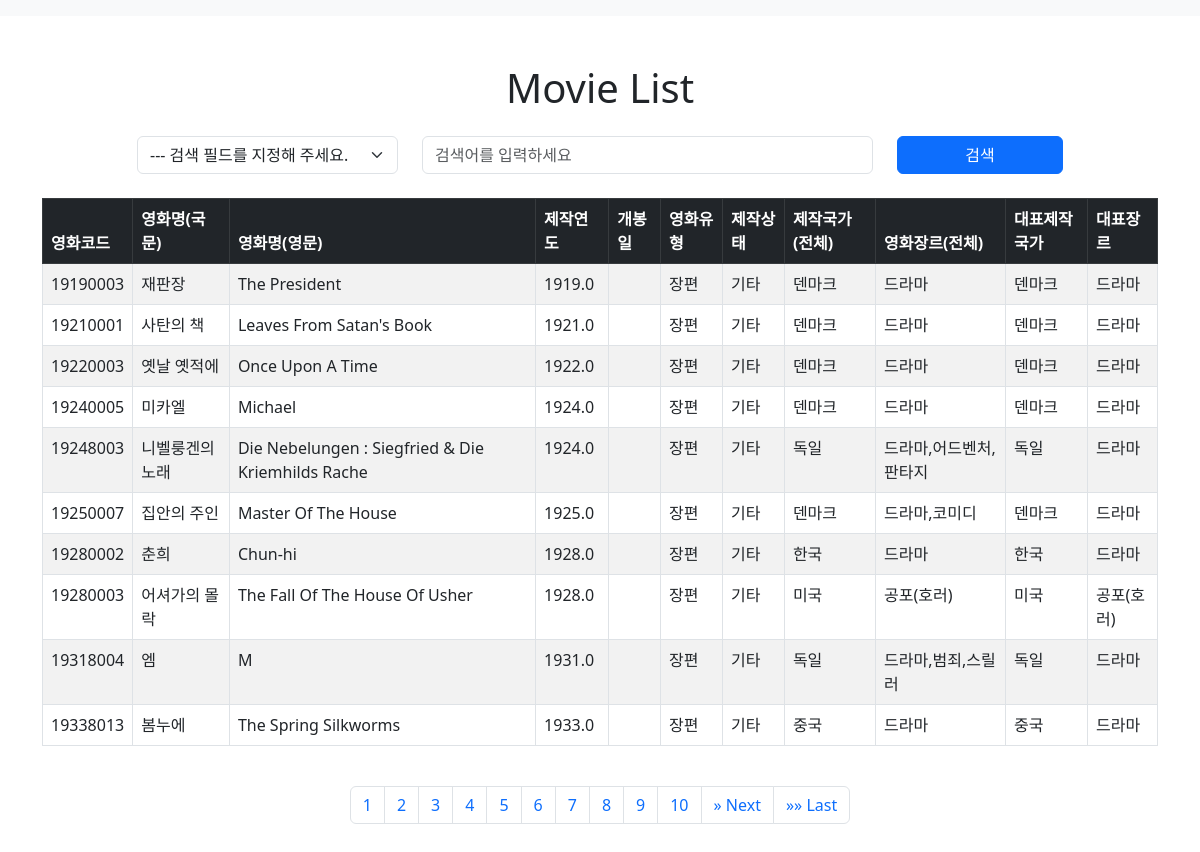
The page /movies/field_search on the database its author committed.
### kmdb/models.py (models this page shows, shortened)
class Movie(models.Model):
    movieCd = models.IntegerField(primary_key=True)
    movieNm = models.TextField()
    movieNmEn = models.TextField()
    prdtYear = models.FloatField()
    openDt = models.FloatField()
    typeNm = models.TextField()
    prdtStatNm = models.TextField()
    nationAlt = models.TextField()
    genreAlt = models.TextField()
    repNationNm = models.TextField()
    repGenreNm = models.TextField()
    class Meta:
        db_table = 'movies'

### kmdb/views.py (the view, shortened to what this page needs)
# urls.py: path('field_search', views.movie_field_search, name ='movie_field_search'),
def movie_field_search(request):
    movies = Movie.objects.all()
    mode=request.GET.get('mode')
    keyword = request.GET.get('keyword')
    print('mode=[%s], keyword=[%s]' % (mode, keyword))
    pageSize = 10
    paginator = Paginator(movies, pageSize)
    pageNumber = request.GET.get('page')  # 사용자가 요청한 페이지 번호
    movieList = paginator.get_page(pageNumber)
    pageCount = 10
    totalPage = paginator.num_pages
    if pageNumber == None:# 처음 시작 되었을 때
        pageNumber = 1
        beginPage = 1
        endPage = 10
    has_previous = pageNumber > pageCount
    print('has_previous=' + str(has_previous))
    has_next = pageNumber < (totalPage // pageCount * pageCount + 1)
    print('has_next=' + str(has_next))
    print('beginPage=' + str(beginPage))
    print('endPage=' + str(endPage))
    page_range = range(int(beginPage), int(endPage) + 1)
    query_params = request.GET.copy()
    delete_param = 'page'
    if 'page' in query_params:
        del query_params[delete_param]
    query_params = query_params.urlencode()
    print('query__paras=[' + str(query_params) + ']')
    context = {'movieList': movieList, 'beginPage': beginPage, 'endPage': endPage, 'page_range': page_range,
               'has_previous': has_previous, 'has_next': has_next, 'query_params':query_params}
    return render(request, 'kmdb/movie_field_search.html', context)

### kmdb/templates/kmdb/movie_field_search.html (shortened to what this page needs)
{% extends 'base.html' %}
{% block content %}
<h1 class="text-center mb-4">Movie List</h1>
    <form method="GET" action="/movies/field_search" class="mb-4">
        <div class="row justify-content-center">
            <div class="col-md-3">
                <select class="form-select" name="mode">
                    <option value="">--- 검색 필드를 지정해 주세요.</option>
                </select>
            </div>
            <div class="col-md-5">
                <input type="text" class="form-control" name="keyword" placeholder="검색어를 입력하세요" value="{{ request.GET.keyword }}">
            </div>
            <div class="col-md-2">
                <button type="submit" class="btn btn-primary w-100">검색</button>
            </div>
        </div>
    </form>
<div class="table-responsive">
    <table class="table table-bordered table-striped table-hover">
        <thead class="table-dark">
        <tr>
            <th>영화코드</th>
            <th>영화명(국문)</th>
            <th>영화명(영문)</th>
            <th>제작연도</th>
            <th>개봉일</th>
            <th>영화유형</th>
            <th>제작상태</th>
            <th>제작국가(전체)</th>
            <th>영화장르(전체)</th>
            <th>대표제작국가</th>
            <th>대표장르</th>
        </tr>
        </thead>
        <tbody>
        {% for movie in movieList %}
        <tr>
            <td>{{ movie.movieCd }}</td>
            <td>{{ movie.movieNm }}</td>
            <td>{{ movie.movieNmEn }}</td>
            <td>{{ movie.prdtYear }}</td>
            <td>{{ movie.openDt|default:"" }}</td>
            <td>{{ movie.typeNm }}</td>
            <td>{{ movie.prdtStatNm }}</td>
            <td>{{ movie.nationAlt }}</td>
            <td>{{ movie.genreAlt }}</td>
            <td>{{ movie.repNationNm }}</td>
            <td>{{ movie.repGenreNm }}</td>
        </tr>
        {% endfor %}
        </tbody>
    </table>
</div>
<nav aria-label="Page navigation" class="my-4">
    <ul class="pagination justify-content-center">
        {% for i in page_range %}
            <li class="page-item"><a class="page-link" href="?page={{i}}&{{query_params}}">{{i}}</a></li>
        {% endfor %}
        {% if has_next %}
        <li class="page-item">
            <a class="page-link" href="?page={{endPage|add:1}}&{{query_params}}" aria-label="Next">
                <span aria-hidden="true">&raquo;</span>
                <span class="sr-only">Next</span>
            </a>
        </li>
        <li class="page-item">
            <a class="page-link" href="?page={{movieList.paginator.num_pages}}&{{query_params}}" aria-label="Last">
                <span aria-hidden="true">&raquo;&raquo;</span>
                <span class="sr-only">Last</span>
            </a>
        </li>
        {% endif %}
    </ul>
</nav>
{% endblock %}

### rows shown on the page
Movie: movieCd "19190003", movieNm "재판장", movieNmEn "The President", prdtYear "1919.0", typeNm "장편", prdtStatNm "기타", nationAlt "덴마크", genreAlt "드라마", repNationNm "덴마크", repGenreNm "드라마"
Movie: movieCd "19210001", movieNm "사탄의 책", movieNmEn "Leaves From Satan's Book", prdtYear "1921.0", typeNm "장편", prdtStatNm "기타", nationAlt "덴마크", genreAlt "드라마", repNationNm "덴마크", repGenreNm "드라마"
Movie: movieCd "19220003", movieNm "옛날 옛적에", movieNmEn "Once Upon A Time", prdtYear "1922.0", typeNm "장편", prdtStatNm "기타", nationAlt "덴마크", genreAlt "드라마", repNationNm "덴마크", repGenreNm "드라마"
Movie: movieCd "19240005", movieNm "미카엘", movieNmEn "Michael", prdtYear "1924.0", typeNm "장편", prdtStatNm "기타", nationAlt "덴마크", genreAlt "드라마", repNationNm "덴마크", repGenreNm "드라마"
Movie: movieCd "19248003", movieNm "니벨룽겐의 노래", movieNmEn "Die Nebelungen : Siegfried & Die Kriemhilds Rache", prdtYear "1924.0", typeNm "장편", prdtStatNm "기타", nationAlt "독일", genreAlt "드라마,어드벤처,판타지", repNationNm "독일", repGenreNm "드라마"
Movie: movieCd "19250007", movieNm "집안의 주인", movieNmEn "Master Of The House", prdtYear "1925.0", typeNm "장편", prdtStatNm "기타", nationAlt "덴마크", genreAlt "드라마,코미디", repNationNm "덴마크", repGenreNm "드라마"
Movie: movieCd "19280002", movieNm "춘희", movieNmEn "Chun-hi", prdtYear "1928.0", typeNm "장편", prdtStatNm "기타", nationAlt "한국", genreAlt "드라마", repNationNm "한국", repGenreNm "드라마"
Movie: movieCd "19280003", movieNm "어셔가의 몰락", movieNmEn "The Fall Of The House Of Usher", prdtYear "1928.0", typeNm "장편", prdtStatNm "기타", nationAlt "미국", genreAlt "공포(호러)", repNationNm "미국", repGenreNm "공포(호러)"
Movie: movieCd "19318004", movieNm "엠", movieNmEn "M", prdtYear "1931.0", typeNm "장편", prdtStatNm "기타", nationAlt "독일", genreAlt "드라마,범죄,스릴러", repNationNm "독일", repGenreNm "드라마"
Movie: movieCd "19338013", movieNm "봄누에", movieNmEn "The Spring Silkworms", prdtYear "1933.0", typeNm "장편", prdtStatNm "기타", nationAlt "중국", genreAlt "드라마", repNationNm "중국", repGenreNm "드라마"

### other values the page prints
{{ i }} "1" "2" "3" "4" "5" "6" "7" "8" "9" "10"
